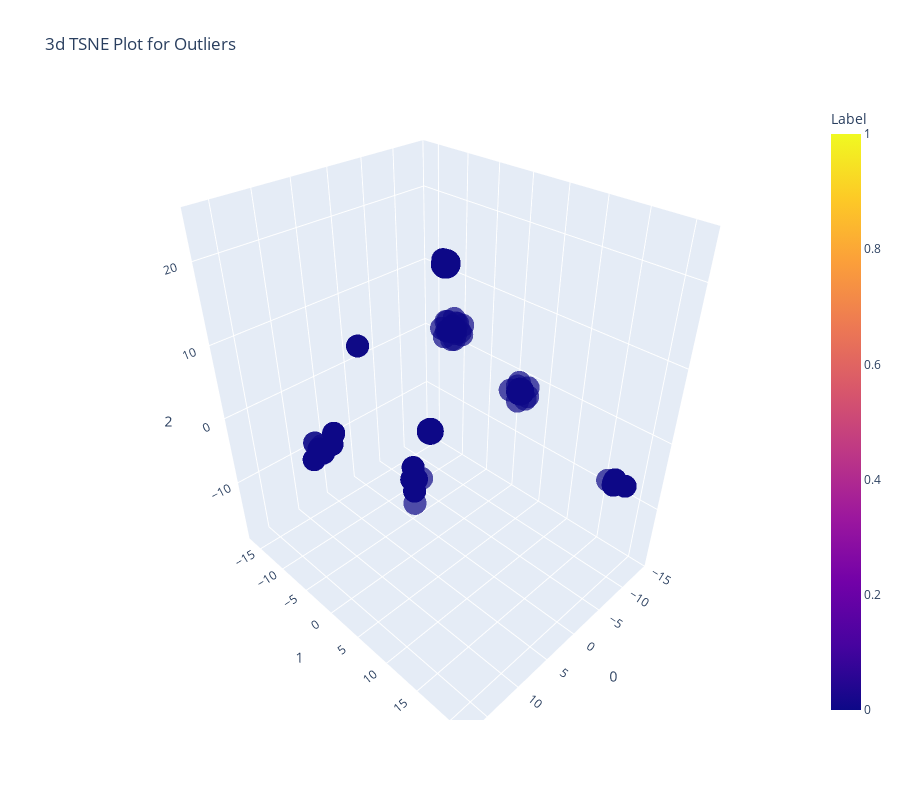

Notebook cell for this chart:
### Code cell
plot_model(svm)

### Figure 1 — Plotly figure (JSON) as saved in the notebook; plotly's stock layout.template omitted (floating-point values rounded to 4 significant figures; data arrays with more than 128 entries replaced by an {"elided": "..."} marker saying what was removed)
{"data": [{"customdata": {"elided": "1428x1 str values"}, "hovertemplate": "0=%{x}<br>1=%{y}<br>2=%{z}<br>Feature=%{customdata[0]}<br>Label=%{marker.color}<extra></extra>", "legendgroup": "", "marker": {"color": {"elided": "1428 int values"}, "coloraxis": "coloraxis", "opacity": 0.7, "symbol": "circle"}, "mode": "markers", "name": "", "scene": "scene", "showlegend": false, "type": "scatter3d", "x": {"elided": "1428 float values"}, "y": {"elided": "1428 float values"}, "z": {"elided": "1428 float values"}}], "layout": {"coloraxis": {"colorbar": {"title": {"text": "Label"}}, "colorscale": [[0, "#0d0887"], [0.1111, "#46039f"], [0.2222, "#7201a8"], [0.3333, "#9c179e"], [0.4444, "#bd3786"], [0.5556, "#d8576b"], [0.6667, "#ed7953"], [0.7778, "#fb9f3a"], [0.8889, "#fdca26"], [1, "#f0f921"]]}, "height": 800, "legend": {"tracegroupgap": 0}, "scene": {"domain": {"x": [0, 1], "y": [0, 1]}, "xaxis": {"title": {"text": "0"}}, "yaxis": {"title": {"text": "1"}}, "zaxis": {"title": {"text": "2"}}}, "title": {"text": "3d TSNE Plot for Outliers"}, "width": 900}}
